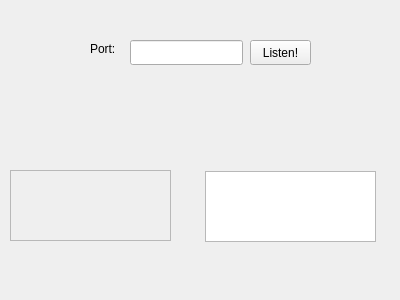
<?xml version="1.0" encoding="UTF-8"?>
<ui version="4.0">
 <class>Widget</class>
 <widget class="QWidget" name="Widget">
  <property name="geometry">
   <rect>
    <x>0</x>
    <y>0</y>
    <width>400</width>
    <height>300</height>
   </rect>
  </property>
  <property name="windowTitle">
   <string>Widget</string>
  </property>
  <widget class="QLabel" name="label">
   <property name="geometry">
    <rect>
     <x>90</x>
     <y>40</y>
     <width>31</width>
     <height>17</height>
    </rect>
   </property>
   <property name="text">
    <string>Port:</string>
   </property>
  </widget>
  <widget class="QLineEdit" name="lineEdit_port">
   <property name="geometry">
    <rect>
     <x>130</x>
     <y>40</y>
     <width>113</width>
     <height>25</height>
    </rect>
   </property>
  </widget>
  <widget class="QPushButton" name="pushButton_listen">
   <property name="geometry">
    <rect>
     <x>250</x>
     <y>40</y>
     <width>61</width>
     <height>25</height>
    </rect>
   </property>
   <property name="text">
    <string>Listen!</string>
   </property>
  </widget>
  <widget class="QFrame" name="frame">
   <property name="geometry">
    <rect>
     <x>10</x>
     <y>170</y>
     <width>161</width>
     <height>71</height>
    </rect>
   </property>
   <property name="frameShape">
    <enum>QFrame::StyledPanel</enum>
   </property>
   <property name="frameShadow">
    <enum>QFrame::Raised</enum>
   </property>
  </widget>
  <widget class="QTextBrowser" name="textBrowser">
   <property name="geometry">
    <rect>
     <x>205</x>
     <y>171</y>
     <width>171</width>
     <height>71</height>
    </rect>
   </property>
  </widget>
 </widget>
 <layoutdefault spacing="6" margin="11"/>
 <resources/>
 <connections/>
</ui>
